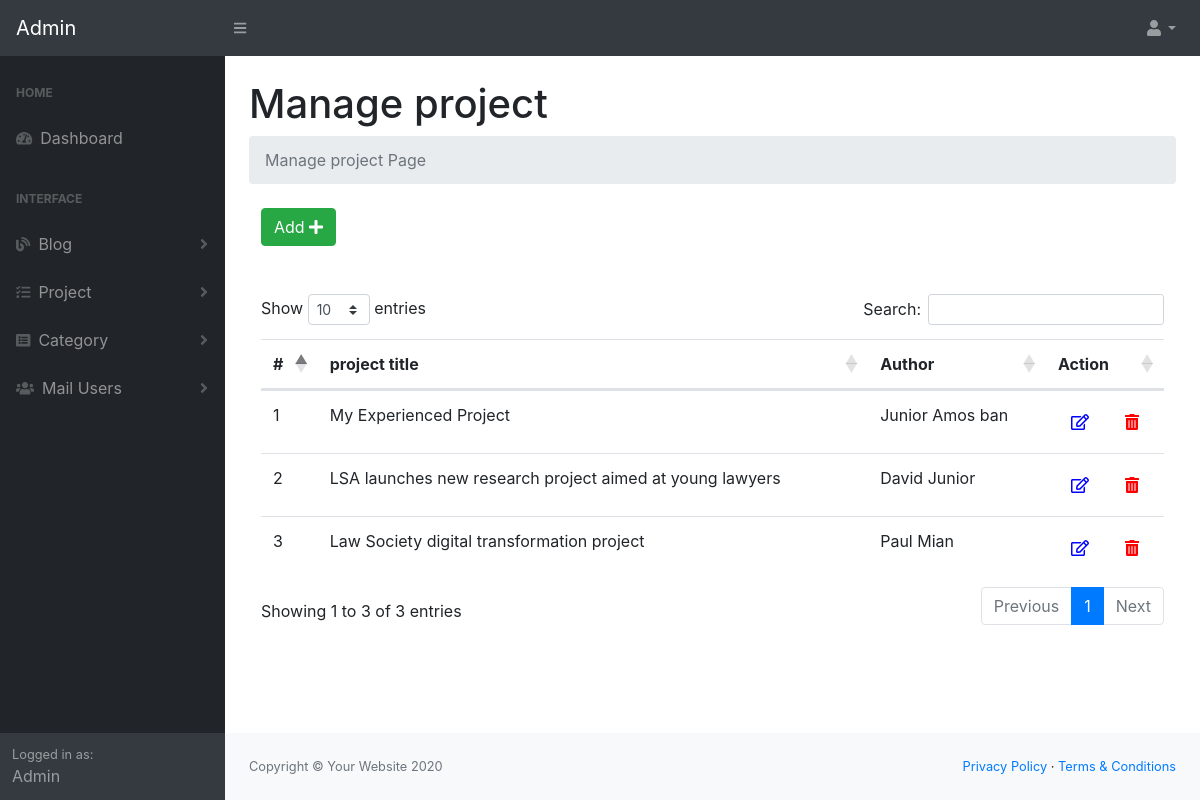
Page /admin/manage-project.php (signed in) on the committed database.
### tables this page shows
CREATE TABLE IF NOT EXISTS `tblprojects` (
  `id` int(11) NOT NULL AUTO_INCREMENT,
  `project_title` varchar(255) NOT NULL,
  `author` varchar(255) NOT NULL,
  `project_description` text NOT NULL,
  `image` varchar(255) NOT NULL,
  `category` varchar(255) NOT NULL,
  `tags` varchar(255) NOT NULL,
  `PostingDate` timestamp NOT NULL DEFAULT CURRENT_TIMESTAMP ON UPDATE CURRENT_TIMESTAMP,
  PRIMARY KEY (`id`)
);

### admin/manage-project.php (the view, shortened to what this page needs)
<?php
require 'functions/dbconn.php';
$sql = 'SELECT * FROM tblprojects';
$statement = $connection->prepare($sql);
$statement->execute();
$projects = $statement->fetchAll(PDO::FETCH_ASSOC);
?>
<?php
    include('include/header.php');
?>
<?php
    include('include/sidebar.php');
?>
<main>
    <div class="container-fluid">
        <h1 class="mt-4">Manage project</h1>
        <ol class="breadcrumb mb-4">
            <li class="breadcrumb-item active">Manage project Page</li>
        </ol>
        <div class="col-md-12">
            <div class="demo-box m-t-20">
                <div class="m-b-30">
                    <a href="add-project.php">
                    <button id="addToTable" class="btn btn-success waves-effect waves-light">Add <i class="fa fa-plus" ></i></button>
                    </a>
                </div>
                <br>
                <br>
            <div class="table-responsive">
                <table class="table m-0 table-colored-bordered table-bordered-primary" id="dataTable">
                    <thead>
                        <tr>
                            <th>#</th>
                            <th>project title</th>
                            <th>Author</th>
                            <th>Action</th>
                        </tr>
                    </thead>
                    <tbody>
                     <?php foreach($projects as $post): ?>
					<tr>
						<td><?php echo $post['id']; ?></td>
            <td><?php echo $post['project_title']; ?></td>
            <td><?php echo $post['author']; ?></td>
						<td style="display: inline-flex;">
              <form action="edit-project.php" method="post">
                  <button type="submit" name="btn_edit" class="btn" style="color: blue;"><i class="far fa-edit"></i></button>
              </form>
          <form action="manage-project.php" method="post">
              <button type="submit" name="delete_btn" class="btn " onclick="return confirm('Are you sure you want to delete this record?');" style="margin-left: 10px;color: red;"><i class="fas fa-trash-alt"></i></button>
          </form>
            </td>
					</tr>
          <?php endforeach; ?>
                    </tbody>
                </table>
                </div>
            </div>
        </div>
    </div>
</main>
<?php
    include('include/footer.php');
?>
<?php
    include('include/scripts.php');
?>

### rows in the picture
tblprojects: id "1", project_title "My Experienced Project", author "Junior Amos ban"
tblprojects: id "2", project_title "LSA launches new research project aimed at young lawyers", author "David Junior"
tblprojects: id "3", project_title "Law Society digital transformation project", author "Paul Mian"
